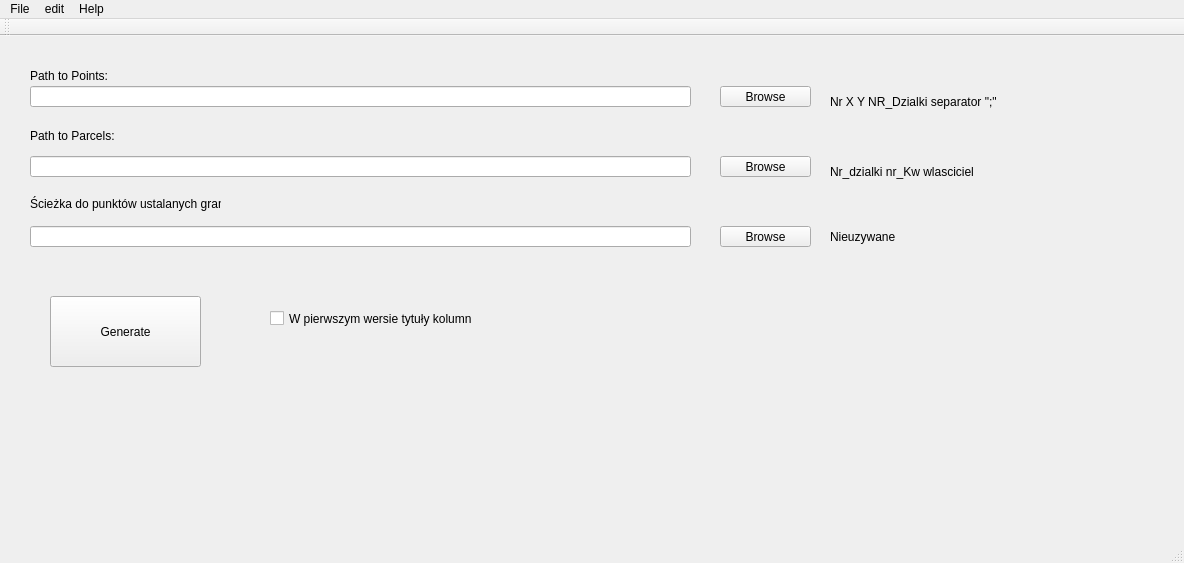
<?xml version="1.0" encoding="UTF-8"?>
<ui version="4.0">
 <class>MainWindow</class>
 <widget class="QMainWindow" name="MainWindow">
  <property name="geometry">
   <rect>
    <x>0</x>
    <y>0</y>
    <width>1184</width>
    <height>563</height>
   </rect>
  </property>
  <property name="windowTitle">
   <string>MainWindow</string>
  </property>
  <widget class="QWidget" name="centralWidget">
   <widget class="QLabel" name="label">
    <property name="geometry">
     <rect>
      <x>30</x>
      <y>30</y>
      <width>111</width>
      <height>19</height>
     </rect>
    </property>
    <property name="text">
     <string>Path to Points:</string>
    </property>
   </widget>
   <widget class="QLabel" name="label_2">
    <property name="geometry">
     <rect>
      <x>30</x>
      <y>90</y>
      <width>111</width>
      <height>19</height>
     </rect>
    </property>
    <property name="text">
     <string>Path to Parcels:</string>
    </property>
   </widget>
   <widget class="QLineEdit" name="lineEditPoints">
    <property name="geometry">
     <rect>
      <x>30</x>
      <y>50</y>
      <width>661</width>
      <height>21</height>
     </rect>
    </property>
    <property name="font">
     <font>
      <pointsize>8</pointsize>
     </font>
    </property>
   </widget>
   <widget class="QLineEdit" name="lineEditParcels">
    <property name="geometry">
     <rect>
      <x>30</x>
      <y>120</y>
      <width>661</width>
      <height>21</height>
     </rect>
    </property>
    <property name="font">
     <font>
      <pointsize>8</pointsize>
     </font>
    </property>
   </widget>
   <widget class="QPushButton" name="pushButtonPathPoints">
    <property name="geometry">
     <rect>
      <x>720</x>
      <y>50</y>
      <width>91</width>
      <height>21</height>
     </rect>
    </property>
    <property name="text">
     <string>Browse</string>
    </property>
   </widget>
   <widget class="QPushButton" name="pushButtonPathParcels">
    <property name="geometry">
     <rect>
      <x>720</x>
      <y>120</y>
      <width>91</width>
      <height>21</height>
     </rect>
    </property>
    <property name="text">
     <string>Browse</string>
    </property>
   </widget>
   <widget class="QPushButton" name="pushButton_Generate">
    <property name="geometry">
     <rect>
      <x>50</x>
      <y>260</y>
      <width>151</width>
      <height>71</height>
     </rect>
    </property>
    <property name="text">
     <string>Generate</string>
    </property>
   </widget>
   <widget class="QCheckBox" name="checkBox">
    <property name="geometry">
     <rect>
      <x>270</x>
      <y>270</y>
      <width>251</width>
      <height>25</height>
     </rect>
    </property>
    <property name="text">
     <string>W pierwszym wersie tytuły kolumn</string>
    </property>
   </widget>
   <widget class="QLineEdit" name="lineEditSelPoints">
    <property name="geometry">
     <rect>
      <x>30</x>
      <y>190</y>
      <width>661</width>
      <height>21</height>
     </rect>
    </property>
   </widget>
   <widget class="QPushButton" name="pushButtonPathSelPoints">
    <property name="geometry">
     <rect>
      <x>720</x>
      <y>190</y>
      <width>91</width>
      <height>21</height>
     </rect>
    </property>
    <property name="text">
     <string>Browse</string>
    </property>
   </widget>
   <widget class="QLabel" name="label_3">
    <property name="geometry">
     <rect>
      <x>30</x>
      <y>160</y>
      <width>191</width>
      <height>16</height>
     </rect>
    </property>
    <property name="text">
     <string>Ścieżka do punktów ustalanych granicy</string>
    </property>
   </widget>
   <widget class="QLabel" name="label_4">
    <property name="geometry">
     <rect>
      <x>830</x>
      <y>50</y>
      <width>291</width>
      <height>31</height>
     </rect>
    </property>
    <property name="text">
     <string>Nr X Y NR_Dzialki separator &quot;;&quot;</string>
    </property>
   </widget>
   <widget class="QLabel" name="label_5">
    <property name="geometry">
     <rect>
      <x>830</x>
      <y>120</y>
      <width>291</width>
      <height>31</height>
     </rect>
    </property>
    <property name="text">
     <string>Nr_dzialki nr_Kw wlasciciel</string>
    </property>
   </widget>
   <widget class="QLabel" name="label_6">
    <property name="geometry">
     <rect>
      <x>830</x>
      <y>190</y>
      <width>291</width>
      <height>21</height>
     </rect>
    </property>
    <property name="text">
     <string>Nieuzywane</string>
    </property>
   </widget>
  </widget>
  <widget class="QMenuBar" name="menuBar">
   <property name="geometry">
    <rect>
     <x>0</x>
     <y>0</y>
     <width>1184</width>
     <height>20</height>
    </rect>
   </property>
   <widget class="QMenu" name="menuPlik">
    <property name="title">
     <string>File</string>
    </property>
    <addaction name="actionOpen"/>
    <addaction name="actionSave_as"/>
    <addaction name="actionexit"/>
   </widget>
   <widget class="QMenu" name="menuedit">
    <property name="title">
     <string>edit</string>
    </property>
    <addaction name="actionPreferences"/>
   </widget>
   <widget class="QMenu" name="menuHelp">
    <property name="title">
     <string>Help</string>
    </property>
    <addaction name="actionAbout"/>
   </widget>
   <addaction name="menuPlik"/>
   <addaction name="menuedit"/>
   <addaction name="menuHelp"/>
  </widget>
  <widget class="QToolBar" name="mainToolBar">
   <attribute name="toolBarArea">
    <enum>TopToolBarArea</enum>
   </attribute>
   <attribute name="toolBarBreak">
    <bool>false</bool>
   </attribute>
  </widget>
  <widget class="QStatusBar" name="statusBar"/>
  <action name="actionOpen">
   <property name="text">
    <string>New file</string>
   </property>
  </action>
  <action name="actionSave_as">
   <property name="text">
    <string>Save as</string>
   </property>
  </action>
  <action name="actionexit">
   <property name="text">
    <string>exit</string>
   </property>
  </action>
  <action name="actionAbout">
   <property name="text">
    <string>About</string>
   </property>
  </action>
  <action name="actionPreferences">
   <property name="text">
    <string>Preferences</string>
   </property>
  </action>
 </widget>
 <layoutdefault spacing="6" margin="11"/>
 <resources/>
 <connections/>
</ui>
